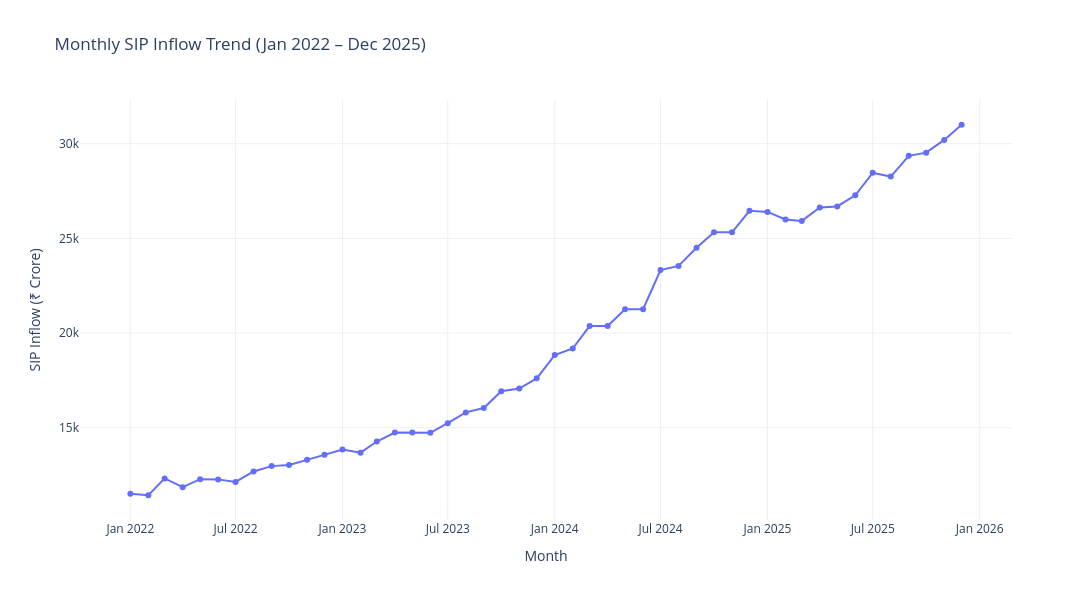

Source (notebook cell):
### Code cell
import plotly.express as px

fig = px.line(
    sip,
    x="month",
    y="sip_inflow_crore",
    markers=True,
    title="Monthly SIP Inflow Trend (Jan 2022 – Dec 2025)",
    labels={
        "month": "Month",
        "sip_inflow_crore": "SIP Inflow (₹ Crore)"
    }
)

fig.update_layout(
    template="plotly_white",
    width=1200,
    height=600
)

fig.show()

### Figure 1 — Plotly figure (JSON) as saved in the notebook; plotly's stock layout.template omitted (floating-point values rounded to 4 significant figures)
{"data": [{"hovertemplate": "Month=%{x}<br>SIP Inflow (₹ Crore)=%{y}<extra></extra>", "legendgroup": "", "line": {"color": "#636efa", "dash": "solid"}, "marker": {"symbol": "circle"}, "mode": "lines+markers", "name": "", "orientation": "v", "showlegend": false, "type": "scatter", "x": ["2022-01-01T00:00:00", "2022-02-01T00:00:00", "2022-03-01T00:00:00", "2022-04-01T00:00:00", "2022-05-01T00:00:00", "2022-06-01T00:00:00", "2022-07-01T00:00:00", "2022-08-01T00:00:00", "2022-09-01T00:00:00", "2022-10-01T00:00:00", "2022-11-01T00:00:00", "2022-12-01T00:00:00", "2023-01-01T00:00:00", "2023-02-01T00:00:00", "2023-03-01T00:00:00", "2023-04-01T00:00:00", "2023-05-01T00:00:00", "2023-06-01T00:00:00", "2023-07-01T00:00:00", "2023-08-01T00:00:00", "2023-09-01T00:00:00", "2023-10-01T00:00:00", "2023-11-01T00:00:00", "2023-12-01T00:00:00", "2024-01-01T00:00:00", "2024-02-01T00:00:00", "2024-03-01T00:00:00", "2024-04-01T00:00:00", "2024-05-01T00:00:00", "2024-06-01T00:00:00", "2024-07-01T00:00:00", "2024-08-01T00:00:00", "2024-09-01T00:00:00", "2024-10-01T00:00:00", "2024-11-01T00:00:00", "2024-12-01T00:00:00", "2025-01-01T00:00:00", "2025-02-01T00:00:00", "2025-03-01T00:00:00", "2025-04-01T00:00:00", "2025-05-01T00:00:00", "2025-06-01T00:00:00", "2025-07-01T00:00:00", "2025-08-01T00:00:00", "2025-09-01T00:00:00", "2025-10-01T00:00:00", "2025-11-01T00:00:00", "2025-12-01T00:00:00"], "xaxis": "x", "y": [11517, 11438, 12328, 11863, 12286, 12276, 12140, 12694, 12976, 13040, 13306, 13573, 13856, 13687, 14276, 14749, 14749, 14734, 15245, 15814, 16042, 16928, 17073, 17610, 18838, 19187, 20371, 20371, 21262, 21262, 23332, 23547, 24509, 25323, 25320, 26459, 26400, 25999, 25926, 26632, 26688, 27274, 28464, 28265, 29361, 29529, 30200, 31002], "yaxis": "y"}], "layout": {"height": 600, "legend": {"tracegroupgap": 0}, "title": {"text": "Monthly SIP Inflow Trend (Jan 2022 – Dec 2025)"}, "width": 1200, "xaxis": {"anchor": "y", "domain": [0, 1], "title": {"text": "Month"}}, "yaxis": {"anchor": "x", "domain": [0, 1], "title": {"text": "SIP Inflow (₹ Crore)"}}}}
